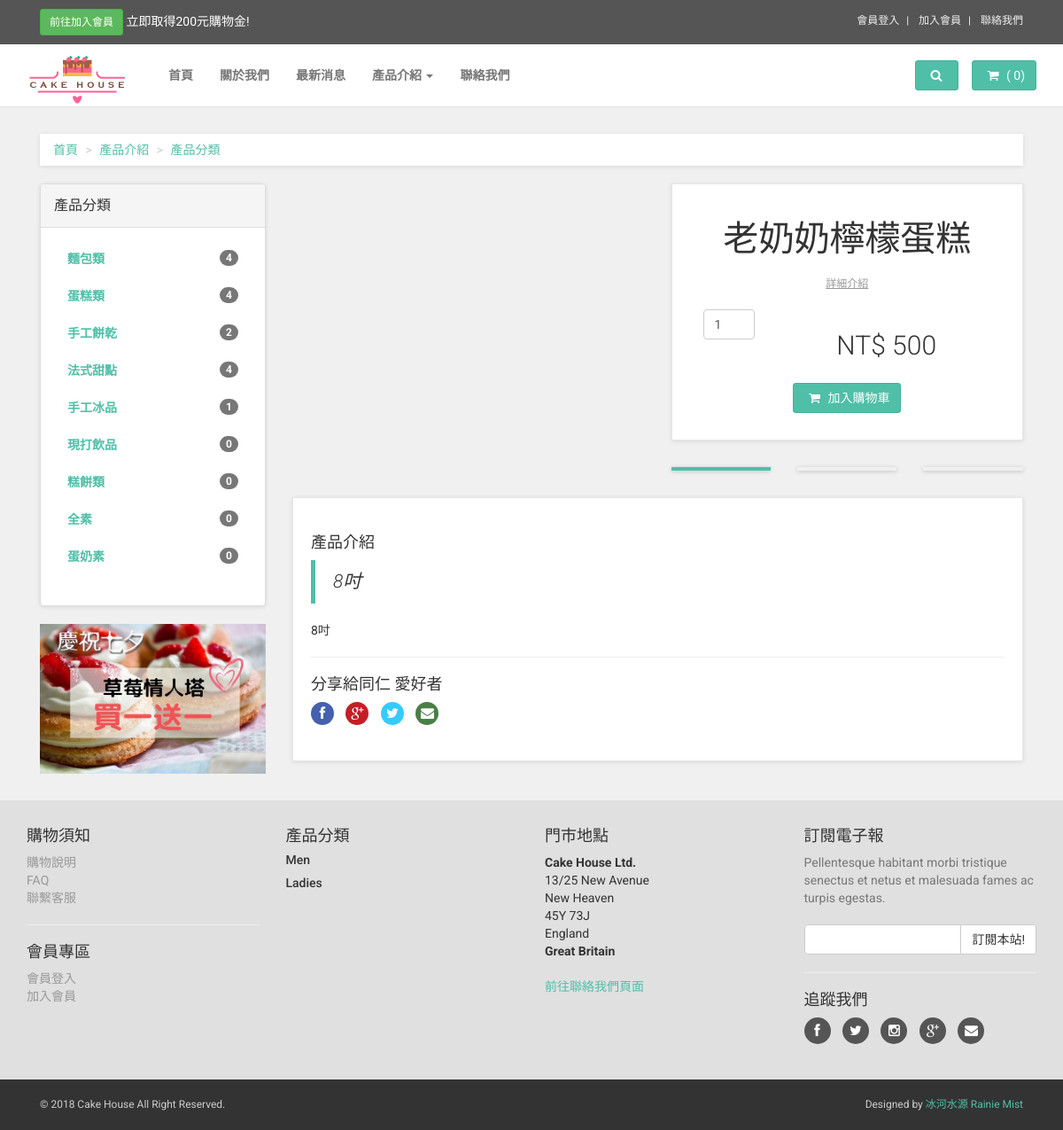
The app's page /frontend/products.php?id=6 with its own data.
### tables this page shows
CREATE TABLE IF NOT EXISTS `product_categories` (
  `product_categories_id` int(11) NOT NULL AUTO_INCREMENT,
  `category` varchar(255) NOT NULL,
  `created_at` varchar(255) DEFAULT NULL,
  `updated_at` varchar(255) DEFAULT NULL,
  `order` int(11) NOT NULL,
  `series_id` int(11) NOT NULL,
  PRIMARY KEY (`product_categories_id`)
);

CREATE TABLE IF NOT EXISTS `products` (
  `products_id` int(11) NOT NULL AUTO_INCREMENT,
  `product_categories_id` int(11) NOT NULL,
  `picture` varchar(255) DEFAULT NULL,
  `name` varchar(255) NOT NULL,
  `description` text NOT NULL,
  `price` varchar(255) NOT NULL,
  `created_at` varchar(255) DEFAULT NULL,
  `updated_at` varchar(255) DEFAULT NULL,
  PRIMARY KEY (`products_id`)
);

### frontend/products.php (the view, shortened to what this page needs)
<?php
require('../connection/connection.php');
$query = $db->query("SELECT * FROM products WHERE products_id=".$_GET['id']);
$products = $query->fetch(PDO::FETCH_ASSOC);
?>
<!DOCTYPE html>
<html lang="en">
<head>
    <?php require_once('template/head_files.php'); ?>
</head>
<body>
<?php require_once('template/navbar.php'); ?>
    <div id="all">
        <div id="content">
            <div class="container">
                <div class="col-md-12">
                    <ul class="breadcrumb">
                    <li><a href="../index.php">首頁</a>
                        </li>
                        <li><a href="#">產品介紹</a>
                        </li>
                        <li><a href="#">產品分類</a>
                        </li>
                    </ul>
                </div>
                <div class="col-md-3">
                    <div class="panel panel-default sidebar-menu">
                       <div class="panel-heading">
                            <h3 class="panel-title">產品分類</h3>
                        </div>
                        <div class="panel-body">
                            <ul class="nav nav-pills nav-stacked category-menu">
                            <?php foreach($categories as $side_categories){
                                    $query = $db->query("SELECT * FROM products WHERE product_categories_id=".$side_categories['product_categories_id']);
                                    $total_products = count ($query->FetchAll(PDO::FETCH_ASSOC));
                                    ?>
                                <li>
                                    <a href="products_list.php?cat=<?php echo $side_categories['product_categories_id'];?>">
                                    <?php echo $side_categories['category']; ?><span class="badge pull-right"><?php echo $total_products; ?></span></a>
                                </li>
                                <?php } ?>
                            </ul>
                        </div>
                    </div>
                    <div class="banner">
                        <a href="#">
                        <img src="../images/ad-banner.jpg" alt="" class="img-responsive">
                        </a>
                    </div>
                </div>
                <div class="col-md-9">
                    <div class="row" id="productMain">
                        <div class="col-sm-6">
                        </div>
                        <div class="col-sm-6">
                        <form action="cart/add_cart.php" method="post">
                            <div class="box">
                                <h1 class="text-center"><?php echo $products['name']; ?></h1>
                                <p class="goToDescription"><a href="#details" class="scroll-to">詳細介紹</a>
                                </p>
                                <p class="quantity col-sm-3"><input type="number" value="1" name="quantity" class="form-control"></p>
                                <p class="price">NT$ <?php echo $products['price']; ?> </p>
                                <p class="text-center buttons">
                                    <button type="submit" class="btn btn-primary"><i class="fa fa-shopping-cart"></i> 加入購物車</button>
                                </p>
                            </div>
                            <div class="row" id="thumbs">
                                <div class="col-xs-4">
                                    <a href="../uploads/products/<?php echo $products['picture']; ?>" class="thumb">
                                    </a>
                                </div>
                                <div class="col-xs-4">
                                    <a href="../uploads/products/<?php echo $products['picture']; ?>" class="thumb">
                                    </a>
                                </div>
                                <div class="col-xs-4">
                                    <a href="../uploads/products/<?php echo $products['picture']; ?>" class="thumb">
                                    </a>
                                </div>
                            </div>
                        </div>
                    </div>
                    <div class="box" id="details">
                        <p>
                            <h4>產品介紹</h4>
                            <blockquote>
                                <p class="lead"><em><?php echo mb_strimwidth (strip_tags($products ['description']),0,40,"..."); ?></em>
                                </p>
                            </blockquote>
                            <?php echo $products ['description']; ?>
                            <hr>
                            <div class="social">
                                <h4>分享給同仁 愛好者</h4>
                                <p>
                                    <a href="#" class="external facebook" data-animate-hover="pulse"><i class="fa fa-facebook"></i></a>
                                    <a href="#" class="external gplus" data-animate-hover="pulse"><i class="fa fa-google-plus"></i></a>
                                    <a href="#" class="external twitter" data-animate-hover="pulse"><i class="fa fa-twitter"></i></a>
                                    <a href="#" class="email" data-animate-hover="pulse"><i class="fa fa-envelope"></i></a>
                                </p>
                            </div>
                    </div>
                        </div>
                    </div>
                            </div>
                    </div>
       <?php require_once('template/footer.php'); ?>
</body>
</html>

### css/cake/style.default.css (style rules this page uses)
a, button { -webkit-transition: all 0.2s ease-out; -moz-transition: all 0.2s ease-out; transition: all 0.2s ease-out; }
a i.fa, button i.fa { margin: 0 5px; }
p.lead { font-weight: 300; }
h1 { font-weight: 700; font-size: 40px; }
.breadcrumb { -webkit-box-shadow: 0 1px 5px rgba(0, 0, 0, 0.1); box-shadow: 0 1px 5px rgba(0, 0, 0, 0.1); }
.box { background: #fff; margin: 0 0 30px; border: solid 1px #e6e6e6; -webkit-box-sizing: border-box; -moz-box-sizing: border-box; box-sizing: border-box; padding: 20px; -webkit-box-shadow: 0 1px 5px rgba(0, 0, 0, 0.1); box-shadow: 0 1px 5px rgba(0, 0, 0, 0.1); }
#content .panel.sidebar-menu { -webkit-box-sizing: border-box; -moz-box-sizing: border-box; box-sizing: border-box; -webkit-box-shadow: 0 1px 5px rgba(0, 0, 0, 0.1); box-shadow: 0 1px 5px rgba(0, 0, 0, 0.1); }
#content .panel.sidebar-menu h3 { padding: 5px 0; margin: 0; }
#content .panel.sidebar-menu ul.nav.category-menu { margin-bottom: 20px; }
#content .panel.sidebar-menu ul.nav.category-menu li a { text-transform: uppercase; font-weight: bold; }
#content .banner { margin-bottom: 30px; }
#content #productMain { margin-bottom: 30px; }
#content #productMain .goToDescription { margin-top: 20px; font-size: 12px; text-align: center; }
#content #productMain .goToDescription a { color: #999999; text-decoration: underline; }
#content #productMain .price { font-size: 30px; font-weight: 300; text-align: center; margin-top: 40px; }
#content #productMain .buttons { margin-bottom: 0; text-align: center; }
#content #productMain .buttons .btn { margin-bottom: 10px; }
#content #details .social { text-align: left; }
#content #details .social h4 { font-weight: 300; margin-bottom: 10px; }
#content #details .social p { line-height: 26px; }
#content #details .social p a { margin: 0 10px 0 0; color: #fff; display: inline-block; width: 26px; height: 26px; border-radius: 13px; line-height: 26px; font-size: 15px; text-align: center; -webkit-transition: all 0.2s ease-out; -moz-transition: all 0.2s ease-out; transition: all 0.2s ease-out; vertical-align: bottom; }
#content #details .social p a i { vertical-align: bottom; line-height: 26px; }
#content #details .social p a.facebook { background-color: #4460ae; }
#content #details .social p a.gplus { background-color: #c21f25; }
#content #details .social p a.twitter { background-color: #3cf; }
#content #details .social p a.email { background-color: #4a7f45; }
#content #thumbs a { display: block; -webkit-box-shadow: 0 1px 5px rgba(0, 0, 0, 0.2); box-shadow: 0 1px 5px rgba(0, 0, 0, 0.2); border: solid 2px transparent; }
#content #thumbs a.active { border-color: #4fbfa8; }
.nav { margin-bottom: 0; padding-left: 0; list-style: none; }
.nav > li > a { padding: 10px 15px; }
.nav-pills > li > a { border-radius: 0; }
body { font-family: "Roboto", Helvetica, Arial, sans-serif; font-size: 14px; line-height: 1.42857143; color: #333333; background-color: #f0f0f0; }
a { color: #4fbfa8; text-decoration: none; }
hr { margin-top: 20px; margin-bottom: 20px; border: 0; border-top: 1px solid #eeeeee; }
.breadcrumb { padding: 8px 15px; margin-bottom: 20px; background-color: #ffffff; border-radius: 0; }
.breadcrumb > li + li:before { content: ">\00a0"; color: #cccccc; }
.btn { font-weight: normal; font-family: "Roboto", Helvetica, Arial, sans-serif; padding: 6px 12px; font-size: 14px; line-height: 1.42857143; border-radius: 3px; }
.btn-primary { color: #ffffff; background-color: #4fbfa8; border-color: #41b39c; }
.form-control { -webkit-box-shadow: none; box-shadow: none; }
h1, h2, h3, h4, h5, h6, .h1, .h2, .h3, .h4, .h5, .h6 { font-family: inherit; font-weight: 500; line-height: 1.1; color: inherit; }
h1, .h1, h2, .h2, h3, .h3 { margin-top: 20px; margin-bottom: 20px; }
p, ul, ol { margin: 0 0 20px; }
.lead { margin-bottom: 20px; font-size: 16px; }
@media (min-width: 768px) { .lead { font-size: 21px; } }
blockquote { padding: 10px 20px; margin: 0 0 20px; font-size: 14px; border-left: 5px solid #4fbfa8; }

### records on screen
product_categories: category "麵包類", total_products "4"
product_categories: category "蛋糕類", total_products "4"
product_categories: category "手工餅乾", total_products "2"
product_categories: category "法式甜點", total_products "4"
product_categories: category "手工冰品", total_products "1"
product_categories: category "現打飲品", total_products "0"
product_categories: category "糕餅類", total_products "0"
product_categories: category "全素", total_products "0"
product_categories: category "蛋奶素", total_products "0"
products: name "老奶奶檸檬蛋糕", price "500", description "8吋"
